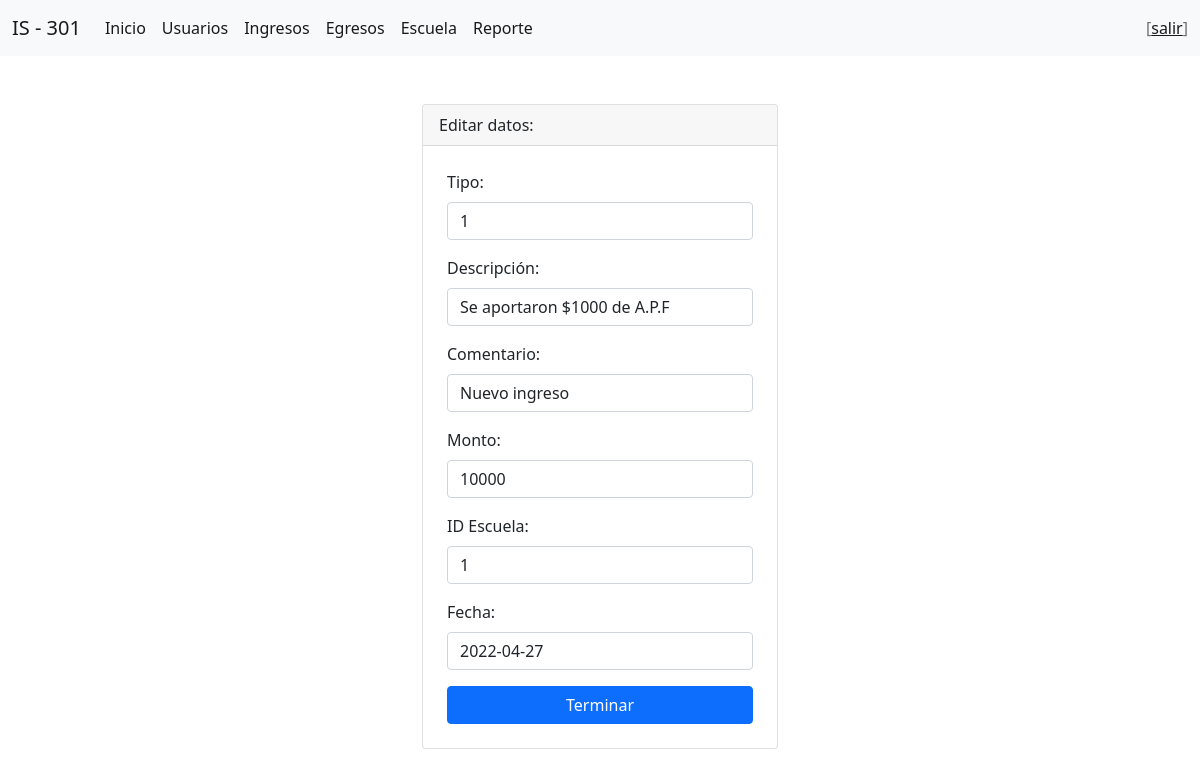
Page /ingresos/editarIngreso.php?id=1 on the committed database.
### tables this page shows
CREATE TABLE `ingresos` (
  `id_ingreso` int(11) NOT NULL,
  `id_tipo_ingreso` int(11) NOT NULL,
  `descripcion` varchar(100) NOT NULL,
  `comentario` varchar(150) DEFAULT NULL,
  `monto` double NOT NULL,
  `fecha` date NOT NULL,
  `id_escuela` int(10) DEFAULT NULL
);

### ingresos/editarIngreso.php (the view, shortened to what this page needs)
<?php include '../template/header.php' ?>
<?php
    include_once '../model/db.php';
    $codigo = $_GET['id'];
    $sentencia = $bd->prepare("select * from ingresos where id_ingreso = ?;");
    $sentencia->execute([$codigo]);
    $ingreso = $sentencia->fetch(PDO::FETCH_OBJ);
?>
<div class="container mt-5">
    <div class="row justify-content-center">
        <div class="col-md-4">
            <div class="card">
                <div class="card-header">
                    Editar datos:
                </div>
                <form class="p-4" method="POST" action="procesoEditar.php">
                    <div class="mb-3">
                        <label  class="form-label">Tipo:</label>
                        <input type="text" class="form-control" name="txtTipo" autofocus require
                        value="<?php echo $ingreso->id_tipo_ingreso; ?>">
                    </div>
                    <div class="mb-3">
                        <label  class="form-label">Descripción:</label>
                        <input type="text" class="form-control" name="txtDescripcion" autofocus require
                        value="<?php echo $ingreso->descripcion; ?>">
                    </div>
                    <div class="mb-3">
                        <label  class="form-label">Comentario:</label>
                        <input type="text" class="form-control" name="txtComentario" autofocus require
                        value="<?php echo $ingreso->comentario; ?>">
                    </div>
                    <div class="mb-3">
                        <label  class="form-label">Monto:</label>
                        <input type="text" class="form-control" name="txtMonto" autofocus require
                        value="<?php echo $ingreso->monto; ?>">
                    </div>
                    <div class="mb-3">
                        <label  class="form-label">ID Escuela:</label>
                        <input type="text" class="form-control" name="txtMonto" autofocus require
                        value="<?php echo $ingreso->id_escuela; ?>">
                    </div>
                    <div class="mb-3">
                        <label  class="form-label">Fecha:</label>
                        <input type="text" class="form-control" name="txtFecha" autofocus require
                        value="<?php echo $ingreso->fecha; ?>">
                    </div>
                    <div class="d-grid">
                        <input type="submit" class="btn btn-primary" value="Terminar">
                    </div>
                </form>
            </div>
        </div>
    </div>
</div>
<?php include '../template/footer.php' ?>

### rows in the picture
ingresos: txtTipo "1", txtDescripcion "Se aportaron $1000 de A.P.F", txtComentario "Nuevo ingreso", txtMonto "10000", txtMonto "1", txtFecha "2022-04-27"
